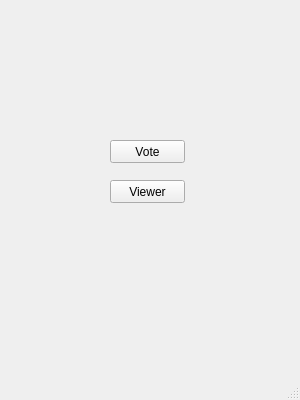
<?xml version="1.0" encoding="UTF-8"?>
<ui version="4.0">
 <class>MainWindow</class>
 <widget class="QMainWindow" name="MainWindow">
  <property name="geometry">
   <rect>
    <x>0</x>
    <y>0</y>
    <width>300</width>
    <height>400</height>
   </rect>
  </property>
  <property name="minimumSize">
   <size>
    <width>300</width>
    <height>400</height>
   </size>
  </property>
  <property name="maximumSize">
   <size>
    <width>300</width>
    <height>400</height>
   </size>
  </property>
  <property name="windowTitle">
   <string>Voting Machine</string>
  </property>
  <widget class="QWidget" name="centralwidget">
   <widget class="QStackedWidget" name="stackedWidget">
    <property name="geometry">
     <rect>
      <x>40</x>
      <y>90</y>
      <width>221</width>
      <height>191</height>
     </rect>
    </property>
    <property name="currentIndex">
     <number>0</number>
    </property>
    <widget class="QWidget" name="MainPage">
     <widget class="QPushButton" name="VoteButton">
      <property name="geometry">
       <rect>
        <x>70</x>
        <y>50</y>
        <width>75</width>
        <height>23</height>
       </rect>
      </property>
      <property name="text">
       <string>Vote</string>
      </property>
     </widget>
     <widget class="QPushButton" name="ViewButton">
      <property name="geometry">
       <rect>
        <x>70</x>
        <y>90</y>
        <width>75</width>
        <height>23</height>
       </rect>
      </property>
      <property name="text">
       <string>Viewer</string>
      </property>
     </widget>
    </widget>
    <widget class="QWidget" name="VotePage">
     <widget class="QRadioButton" name="JohnButton">
      <property name="geometry">
       <rect>
        <x>70</x>
        <y>40</y>
        <width>82</width>
        <height>17</height>
       </rect>
      </property>
      <property name="text">
       <string>John</string>
      </property>
     </widget>
     <widget class="QRadioButton" name="JaneButton">
      <property name="geometry">
       <rect>
        <x>70</x>
        <y>70</y>
        <width>82</width>
        <height>17</height>
       </rect>
      </property>
      <property name="text">
       <string>Jane</string>
      </property>
     </widget>
     <widget class="QPushButton" name="ConfirmVoteButton">
      <property name="geometry">
       <rect>
        <x>70</x>
        <y>110</y>
        <width>75</width>
        <height>23</height>
       </rect>
      </property>
      <property name="text">
       <string>Vote</string>
      </property>
     </widget>
     <widget class="QPushButton" name="BackFromVotingButton">
      <property name="geometry">
       <rect>
        <x>80</x>
        <y>140</y>
        <width>51</width>
        <height>20</height>
       </rect>
      </property>
      <property name="text">
       <string>Menu</string>
      </property>
     </widget>
     <widget class="QLabel" name="IDLabel">
      <property name="geometry">
       <rect>
        <x>36</x>
        <y>10</y>
        <width>51</width>
        <height>20</height>
       </rect>
      </property>
      <property name="font">
       <font>
        <pointsize>12</pointsize>
       </font>
      </property>
      <property name="text">
       <string>ID</string>
      </property>
     </widget>
     <widget class="QLabel" name="ErrorLabel">
      <property name="geometry">
       <rect>
        <x>60</x>
        <y>159</y>
        <width>121</width>
        <height>31</height>
       </rect>
      </property>
      <property name="styleSheet">
       <string notr="true">QLabel {
    font-size: 14px;
    font-weight: 800;
    color: red;
}</string>
      </property>
      <property name="text">
       <string>Enter valid ID</string>
      </property>
     </widget>
     <widget class="QLineEdit" name="IDTextBox">
      <property name="geometry">
       <rect>
        <x>70</x>
        <y>10</y>
        <width>113</width>
        <height>20</height>
       </rect>
      </property>
     </widget>
    </widget>
    <widget class="QWidget" name="ViewPage">
     <widget class="QLabel" name="JohnVotesLabel">
      <property name="geometry">
       <rect>
        <x>60</x>
        <y>20</y>
        <width>101</width>
        <height>16</height>
       </rect>
      </property>
      <property name="text">
       <string>Votes for John:</string>
      </property>
     </widget>
     <widget class="QLabel" name="JaneVotesLabel">
      <property name="geometry">
       <rect>
        <x>60</x>
        <y>50</y>
        <width>101</width>
        <height>16</height>
       </rect>
      </property>
      <property name="text">
       <string>Votes for Jane:</string>
      </property>
     </widget>
     <widget class="QPushButton" name="BackFromViewerButton">
      <property name="geometry">
       <rect>
        <x>80</x>
        <y>100</y>
        <width>51</width>
        <height>20</height>
       </rect>
      </property>
      <property name="text">
       <string>Menu</string>
      </property>
     </widget>
    </widget>
   </widget>
  </widget>
  <widget class="QMenuBar" name="menubar">
   <property name="geometry">
    <rect>
     <x>0</x>
     <y>0</y>
     <width>300</width>
     <height>21</height>
    </rect>
   </property>
  </widget>
  <widget class="QStatusBar" name="statusbar"/>
 </widget>
 <resources/>
 <connections/>
</ui>
